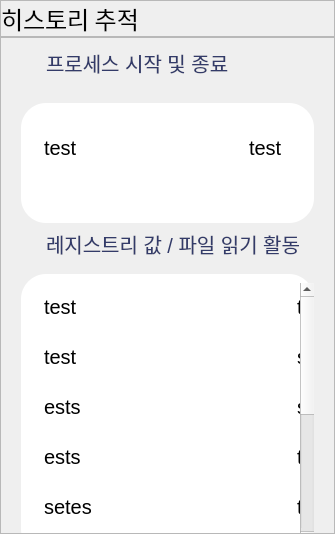
     <widget class="QWidget" name="page_history_trace">
      <property name="styleSheet">
       <string notr="true"/>
      </property>
      <layout class="QVBoxLayout" name="verticalLayout">
       <property name="spacing">
        <number>0</number>
       </property>
       <property name="leftMargin">
        <number>0</number>
       </property>
       <property name="topMargin">
        <number>0</number>
       </property>
       <property name="rightMargin">
        <number>0</number>
       </property>
       <property name="bottomMargin">
        <number>0</number>
       </property>
       <item>
        <widget class="QFrame" name="history_title_frame">
         <property name="maximumSize">
          <size>
           <width>16777215</width>
           <height>80</height>
          </size>
         </property>
         <property name="styleSheet">
          <string notr="true"/>
         </property>
         <property name="frameShape">
          <enum>QFrame::StyledPanel</enum>
         </property>
         <property name="frameShadow">
          <enum>QFrame::Raised</enum>
         </property>
         <layout class="QHBoxLayout" name="horizontalLayout_2">
          <property name="spacing">
           <number>0</number>
          </property>
          <property name="leftMargin">
           <number>0</number>
          </property>
          <property name="topMargin">
           <number>0</number>
          </property>
          <property name="rightMargin">
           <number>0</number>
          </property>
          <property name="bottomMargin">
           <number>0</number>
          </property>
          <item>
           <widget class="QLabel" name="page_title">
            <property name="font">
             <font>
              <family>SUIT ExtraBold</family>
              <pointsize>18</pointsize>
              <weight>10</weight>
              <italic>false</italic>
              <bold>false</bold>
             </font>
            </property>
            <property name="text">
             <string>히스토리 추적</string>
            </property>
            <property name="margin">
             <number>15</number>
            </property>
           </widget>
          </item>
         </layout>
        </widget>
       </item>
       <item>
        <widget class="QFrame" name="history_trace_frame">
         <property name="styleSheet">
          <string notr="true">* {
	font-size: 20px;
}</string>
         </property>
         <property name="frameShape">
          <enum>QFrame::StyledPanel</enum>
         </property>
         <property name="frameShadow">
          <enum>QFrame::Raised</enum>
         </property>
         <layout class="QVBoxLayout" name="verticalLayout_6">
          <property name="spacing">
           <number>0</number>
          </property>
          <property name="leftMargin">
           <number>0</number>
          </property>
          <property name="topMargin">
           <number>0</number>
          </property>
          <property name="rightMargin">
           <number>0</number>
          </property>
          <property name="bottomMargin">
           <number>0</number>
          </property>
          <item>
           <widget class="QWidget" name="history_trace_widget" native="true">
            <property name="maximumSize">
             <size>
              <width>16777215</width>
              <height>495</height>
             </size>
            </property>
            <property name="styleSheet">
             <string notr="true">QLabel#history_title, QLabel#history_title_2 {
	background-color: transparent;
	margin: 9px;
	color: #333B69;
	margin-top: 10px;
	margin-left: 10px;
}

QFrame {
	background-color: white;
	border-radius: 25px;
	padding-left: 10px;
}

</string>
            </property>
            <layout class="QVBoxLayout" name="verticalLayout_25">
             <property name="leftMargin">
              <number>20</number>
             </property>
             <property name="topMargin">
              <number>0</number>
             </property>
             <property name="rightMargin">
              <number>20</number>
             </property>
             <property name="bottomMargin">
              <number>0</number>
             </property>
             <item>
              <widget class="QLabel" name="history_title">
               <property name="maximumSize">
                <size>
                 <width>16777215</width>
                 <height>50</height>
                </size>
               </property>
               <property name="text">
                <string>프로세스 시작 및 종료</string>
               </property>
              </widget>
             </item>
             <item>
              <widget class="QFrame" name="prevHistory_ss_log_table_frame">
               <property name="sizePolicy">
                <sizepolicy hsizetype="Preferred" vsizetype="Maximum">
                 <horstretch>0</horstretch>
                 <verstretch>0</verstretch>
                </sizepolicy>
               </property>
               <property name="minimumSize">
                <size>
                 <width>0</width>
                 <height>120</height>
                </size>
               </property>
               <property name="maximumSize">
                <size>
                 <width>16777215</width>
                 <height>100</height>
                </size>
               </property>
               <property name="styleSheet">
                <string notr="true"/>
               </property>
               <property name="frameShape">
                <enum>QFrame::StyledPanel</enum>
               </property>
               <property name="frameShadow">
                <enum>QFrame::Raised</enum>
               </property>
               <layout class="QHBoxLayout" name="horizontalLayout_25">
                <property name="spacing">
                 <number>0</number>
                </property>
                <property name="leftMargin">
                 <number>0</number>
                </property>
                <property name="topMargin">
                 <number>0</number>
                </property>
                <property name="rightMargin">
                 <number>0</number>
                </property>
                <property name="bottomMargin">
                 <number>0</number>
                </property>
                <item>
                 <widget class="QTableWidget" name="prevHistory_ss_log_table">
                  <property name="sizePolicy">
                   <sizepolicy hsizetype="Expanding" vsizetype="Maximum">
                    <horstretch>0</horstretch>
                    <verstretch>0</verstretch>
                   </sizepolicy>
                  </property>
                  <property name="minimumSize">
                   <size>
                    <width>0</width>
                    <height>80</height>
                   </size>
                  </property>
                  <property name="maximumSize">
                   <size>
                    <width>16777215</width>
                    <height>80</height>
                   </size>
                  </property>
                  <property name="horizontalScrollBarPolicy">
                   <enum>Qt::ScrollBarAlwaysOff</enum>
                  </property>
                  <property name="autoScroll">
                   <bool>true</bool>
                  </property>
                  <property name="autoScrollMargin">
                   <number>15</number>
                  </property>
                  <property name="editTriggers">
                   <set>QAbstractItemView::NoEditTriggers</set>
                  </property>
                  <property name="tabKeyNavigation">
                   <bool>false</bool>
                  </property>
                  <property name="showDropIndicator" stdset="0">
                   <bool>false</bool>
                  </property>
                  <property name="dragDropOverwriteMode">
                   <bool>false</bool>
                  </property>
                  <property name="selectionMode">
                   <enum>QAbstractItemView::NoSelection</enum>
                  </property>
                  <property name="selectionBehavior">
                   <enum>QAbstractItemView::SelectRows</enum>
                  </property>
                  <property name="showGrid">
                   <bool>false</bool>
                  </property>
                  <property name="gridStyle">
                   <enum>Qt::NoPen</enum>
                  </property>
                  <property name="wordWrap">
                   <bool>true</bool>
                  </property>
                  <property name="cornerButtonEnabled">
                   <bool>true</bool>
                  </property>
                  <property name="rowCount">
                   <number>1</number>
                  </property>
                  <attribute name="horizontalHeaderVisible">
                   <bool>false</bool>
                  </attribute>
                  <attribute name="horizontalHeaderCascadingSectionResizes">
                   <bool>false</bool>
                  </attribute>
                  <attribute name="horizontalHeaderDefaultSectionSize">
                   <number>205</number>
                  </attribute>
                  <attribute name="horizontalHeaderHighlightSections">
                   <bool>true</bool>
                  </attribute>
                  <attribute name="verticalHeaderVisible">
                   <bool>false</bool>
                  </attribute>
                  <attribute name="verticalHeaderDefaultSectionSize">
                   <number>50</number>
                  </attribute>
                  <attribute name="verticalHeaderHighlightSections">
                   <bool>false</bool>
                  </attribute>
                  <attribute name="verticalHeaderMinimumSectionSize">
                   <number>30</number>
                  </attribute>
                  <attribute name="verticalHeaderShowSortIndicator" stdset="0">
                   <bool>false</bool>
                  </attribute>
                  <attribute name="verticalHeaderStretchLastSection">
                   <bool>false</bool>
                  </attribute>
                  <row/>
                  <column>
                   <property name="text">
                    <string>프로세스</string>
                   </property>
                  </column>
                  <column>
                   <property name="text">
                    <string>PID</string>
                   </property>
                  </column>
                  <column>
                   <property name="text">
                    <string>시작 시간</string>
                   </property>
                  </column>
                  <column>
                   <property name="text">
                    <string>종료 시간</string>
                   </property>
                  </column>
                  <column>
                   <property name="text">
                    <string>USER Name</string>
                   </property>
                  </column>
                  <item row="0" column="0">
                   <property name="text">
                    <string>test</string>
                   </property>
                  </item>
                  <item row="0" column="1">
                   <property name="text">
                    <string>test</string>
                   </property>
                  </item>
                  <item row="0" column="2">
                   <property name="text">
                    <string>tset</string>
                   </property>
                  </item>
                  <item row="0" column="3">
                   <property name="text">
                    <string>tset</string>
                   </property>
                  </item>
                  <item row="0" column="4">
                   <property name="text">
                    <string>set</string>
                   </property>
                  </item>
                 </widget>
                </item>
               </layout>
              </widget>
             </item>
             <item>
              <spacer name="verticalSpacer_11">
               <property name="orientation">
                <enum>Qt::Vertical</enum>
               </property>
               <property name="sizeType">
                <enum>QSizePolicy::Maximum</enum>
               </property>
               <property name="sizeHint" stdset="0">
                <size>
                 <width>20</width>
                 <height>10</height>
                </size>
               </property>
              </spacer>
             </item>
             <item alignment="Qt::AlignBottom">
              <widget class="QLabel" name="history_title_2">
               <property name="maximumSize">
                <size>
                 <width>16777215</width>
                 <height>50</height>
                </size>
               </property>
               <property name="text">
                <string>레지스트리 값 / 파일 읽기 활동</string>
               </property>
              </widget>
             </item>
             <item>
              <widget class="QFrame" name="prevHistory_registry_table_frame">
               <property name="sizePolicy">
                <sizepolicy hsizetype="Preferred" vsizetype="Maximum">
                 <horstretch>0</horstretch>
                 <verstretch>0</verstretch>
                </sizepolicy>
               </property>
               <property name="minimumSize">
                <size>
                 <width>0</width>
                 <height>280</height>
                </size>
               </property>
               <property name="styleSheet">
                <string notr="true"/>
               </property>
               <property name="frameShape">
                <enum>QFrame::StyledPanel</enum>
               </property>
               <property name="frameShadow">
                <enum>QFrame::Raised</enum>
               </property>
               <layout class="QHBoxLayout" name="horizontalLayout_26">
                <property name="spacing">
                 <number>0</number>
                </property>
                <property name="leftMargin">
                 <number>0</number>
                </property>
                <property name="rightMargin">
                 <number>0</number>
                </property>
                <property name="bottomMargin">
                 <number>9</number>
                </property>
                <item>
                 <widget class="QTableWidget" name="prevHistory_registry_table">
                  <property name="horizontalScrollBarPolicy">
                   <enum>Qt::ScrollBarAlwaysOff</enum>
                  </property>
                  <property name="autoScrollMargin">
                   <number>30</number>
                  </property>
                  <property name="editTriggers">
                   <set>QAbstractItemView::NoEditTriggers</set>
                  </property>
                  <property name="tabKeyNavigation">
                   <bool>false</bool>
                  </property>
                  <property name="showDropIndicator" stdset="0">
                   <bool>false</bool>
                  </property>
                  <property name="dragDropOverwriteMode">
                   <bool>false</bool>
                  </property>
                  <property name="selectionMode">
                   <enum>QAbstractItemView::NoSelection</enum>
                  </property>
                  <property name="selectionBehavior">
                   <enum>QAbstractItemView::SelectRows</enum>
                  </property>
                  <property name="showGrid">
                   <bool>true</bool>
                  </property>
                  <property name="gridStyle">
                   <enum>Qt::NoPen</enum>
                  </property>
                  <property name="wordWrap">
                   <bool>true</bool>
                  </property>
                  <property name="cornerButtonEnabled">
                   <bool>true</bool>
                  </property>
                  <property name="rowCount">
                   <number>10</number>
                  </property>
                  <attribute name="horizontalHeaderVisible">
                   <bool>false</bool>
                  </attribute>
                  <attribute name="horizontalHeaderCascadingSectionResizes">
                   <bool>false</bool>
                  </attribute>
                  <attribute name="horizontalHeaderDefaultSectionSize">
                   <number>253</number>
                  </attribute>
                  <attribute name="horizontalHeaderHighlightSections">
                   <bool>true</bool>
                  </attribute>
                  <attribute name="verticalHeaderVisible">
                   <bool>false</bool>
                  </attribute>
                  <attribute name="verticalHeaderDefaultSectionSize">
                   <number>50</number>
                  </attribute>
                  <attribute name="verticalHeaderHighlightSections">
                   <bool>false</bool>
                  </attribute>
                  <attribute name="verticalHeaderMinimumSectionSize">
                   <number>30</number>
                  </attribute>
                  <attribute name="verticalHeaderShowSortIndicator" stdset="0">
                   <bool>false</bool>
                  </attribute>
                  <attribute name="verticalHeaderStretchLastSection">
                   <bool>false</bool>
                  </attribute>
                  <row/>
                  <row/>
                  <row/>
                  <row/>
                  <row/>
                  <row/>
                  <row/>
                  <row/>
                  <row/>
                  <row/>
                  <column>
                   <property name="text">
                    <string>시간</string>
                   </property>
                  </column>
                  <column>
                   <property name="text">
                    <string>수행동작</string>
                   </property>
                  </column>
                  <column>
                   <property name="text">
                    <string>경로</string>
                   </property>
                  </column>
                  <column>
                   <property name="text">
                    <string>결과</string>
                   </property>
                  </column>
                  <item row="0" column="0">
                   <property name="text">
                    <string>test</string>
                   </property>
                  </item>
                  <item row="0" column="1">
                   <property name="text">
                    <string>test</string>
                   </property>
                  </item>
                  <item row="0" column="2">
                   <property name="text">
                    <string>set</string>
                   </property>
                  </item>
                  <item row="0" column="3">
                   <property name="text">
                    <string>est</string>
                   </property>
                  </item>
                  <item row="1" column="0">
                   <property name="text">
                    <string>test</string>
                   </property>
                  </item>
                  <item row="1" column="1">
                   <property name="text">
                    <string>set</string>
                   </property>
                  </item>
                  <item row="1" column="2">
                   <property name="text">
                    <string>est</string>
                   </property>
                  </item>
                  <item row="1" column="3">
                   <property name="text">
                    <string>seetse</string>
                   </property>
                  </item>
                  <item row="2" column="0">
                   <property name="text">
                    <string>ests</string>
                   </property>
                  </item>
                  <item row="2" column="1">
                   <property name="text">
                    <string>set</string>
                   </property>
                  </item>
                  <item row="2" column="2">
                   <property name="text">
                    <string>setes</string>
                   </property>
                  </item>
                  <item row="2" column="3">
                   <property name="text">
                    <string>t</string>
                   </property>
                  </item>
                  <item row="3" column="0">
                   <property name="text">
                    <string>ests</string>
                   </property>
                  </item>
                  <item row="3" column="1">
                   <property name="text">
                    <string>tset</string>
                   </property>
                  </item>
                  <item row="3" column="2">
                   <property name="text">
                    <string>tse</string>
                   </property>
                  </item>
                  <item row="3" column="3">
                   <property name="text">
                    <string>tset</string>
                   </property>
                  </item>
                  <item row="4" column="0">
                   <property name="text">
                    <string>setes</string>
                   </property>
                  </item>
                  <item row="4" column="1">
                   <property name="text">
                    <string>tse</string>
                   </property>
                  </item>
                  <item row="4" column="3">
                   <property name="text">
                    <string>se</string>
                   </property>
                  </item>
                  <item row="5" column="2">
                   <property name="text">
                    <string>tsetse</string>
                   </property>
                  </item>
                 </widget>
                </item>
               </layout>
              </widget>
             </item>
             <item>
              <spacer name="verticalSpacer_9">
               <property name="orientation">
                <enum>Qt::Vertical</enum>
               </property>
               <property name="sizeType">
                <enum>QSizePolicy::Maximum</enum>
               </property>
               <property name="sizeHint" stdset="0">
                <size>
                 <width>20</width>
                 <height>100</height>
                </size>
               </property>
              </spacer>
             </item>
            </layout>
           </widget>
          </item>
         </layout>
        </widget>
       </item>
      </layout>
     </widget>
